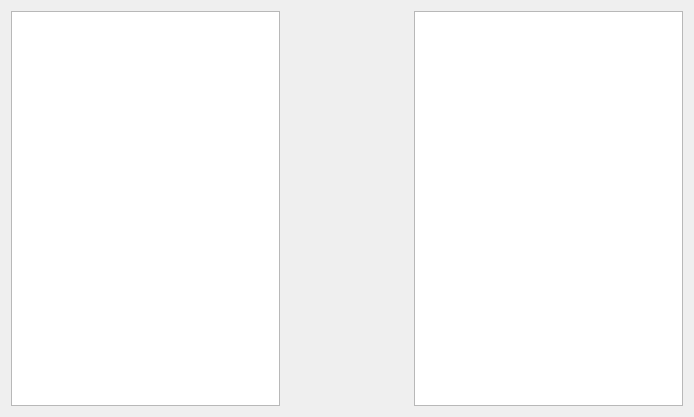
<?xml version="1.0" encoding="UTF-8"?>
<ui version="4.0">
 <class>Dialog</class>
 <widget class="QDialog" name="Dialog">
  <property name="geometry">
   <rect>
    <x>0</x>
    <y>0</y>
    <width>694</width>
    <height>417</height>
   </rect>
  </property>
  <property name="sizePolicy">
   <sizepolicy hsizetype="Expanding" vsizetype="Expanding">
    <horstretch>0</horstretch>
    <verstretch>0</verstretch>
   </sizepolicy>
  </property>
  <property name="windowTitle">
   <string>Dialog</string>
  </property>
  <layout class="QHBoxLayout" name="horizontalLayout_2">
   <item>
    <layout class="QHBoxLayout" name="horizontalLayout">
     <item>
      <widget class="QTreeView" name="treeView">
       <property name="sizePolicy">
        <sizepolicy hsizetype="Expanding" vsizetype="Expanding">
         <horstretch>1</horstretch>
         <verstretch>1</verstretch>
        </sizepolicy>
       </property>
      </widget>
     </item>
     <item>
      <spacer name="horizontalSpacer">
       <property name="orientation">
        <enum>Qt::Horizontal</enum>
       </property>
       <property name="sizeHint" stdset="0">
        <size>
         <width>128</width>
         <height>20</height>
        </size>
       </property>
      </spacer>
     </item>
     <item>
      <widget class="QListView" name="listView">
       <property name="sizePolicy">
        <sizepolicy hsizetype="Expanding" vsizetype="Expanding">
         <horstretch>1</horstretch>
         <verstretch>1</verstretch>
        </sizepolicy>
       </property>
      </widget>
     </item>
    </layout>
   </item>
  </layout>
 </widget>
 <layoutdefault spacing="6" margin="11"/>
 <resources/>
 <connections/>
</ui>
